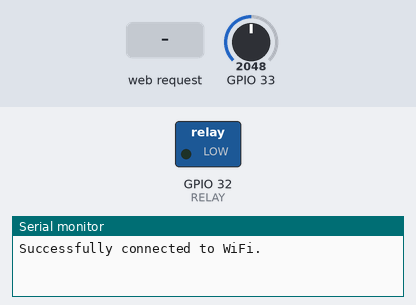
This program was run on a simulated ESP32. Parts: switched loads named in the program (green lamp = pin HIGH), the last lines printed to the serial monitor. The test bench sets the inputs (shaded band); at power-on: GPIO 33 = 2048. WiFi joins after 1.5 s; servers stay silent unless stated.

Above: at 2.7 s.
2.8 s: HTTP request GET /power received
4.3 s: GPIO 33 set to 1228
At 5.1 s:
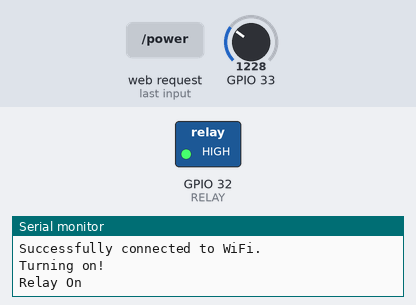
5.8 s: HTTP request GET /power?temperature=1 received
At 6.3 s:
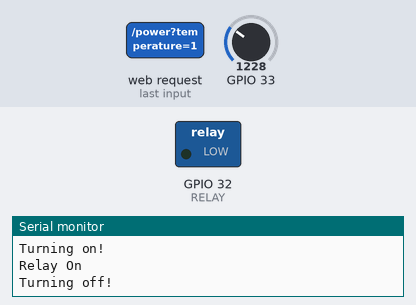
7.3 s: HTTP request GET /power?temperature=0 received
At 8.5 s:
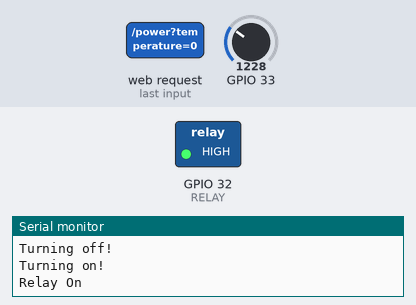
8.8 s: HTTP request GET /power?temperature=120 received
At 9.8 s:
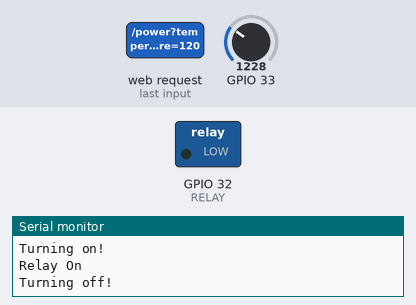
Timing chart, 0 to 11.3 s (numbered marks = the images above; inputs shaded):
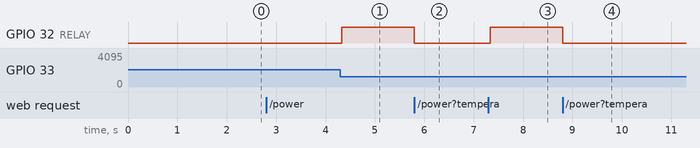

The program:

main.cpp
```cpp
/*
 *      ESP32 Reflow Plate
 *      Written by Wyatt Marks
 *      inbox@wyattmarks.com
 */

#include <Arduino.h>
#include <WiFiManager.h>
#include "index.h"

//Pin Definitions
#define RELAY 32
#define THERMISTOR 33

//PID Tuning Settings
#define SAMPLE_PERIOD 300
#define SAMPLES 3
#define kP 12.0
#define kI 0.2
#define kD 3.5
#define PID_I_RANGE 50

//Other Settings
#define WEBSERVER_TIMEOUT 2000
#define VERBOSE 0


WiFiManager wm;
WebServer server(80);

// Time variables
unsigned long currentTime = millis();
unsigned long previousTime_WS = 0;
unsigned long previousTime_TR = 0;

//PID Variables
float PID_d = 0;
float PID_i = 0;
float PID_perror = 0;

float currentTemperature = 0;
bool relayState = 0;
float goalTemperature = 100;
bool running = false;

int PID_Control(float goal, float current) {
    float error = goal - current;

    float PID_p = kP * error; //Proportional Value

    //Calculate the Integral value (Only when within 50 degrees)
    if (error > -PID_I_RANGE && error < PID_I_RANGE) {
        PID_i = PID_i + (kI * error);
    } else {
        PID_i = 0;
    }


    float elapsedTime = (millis() - previousTime_TR) / 1000.0;
    PID_d = kD * ( (error - PID_perror) / elapsedTime ); //Derivative value, based on rate of change

    PID_perror = error;
    return (PID_i + PID_d + PID_p) > 127; //arbitary
}

int readSample(uint8_t pin) {
    int total = 0;
    for (int i = 0; i < SAMPLES; i++) {
        total += analogRead(pin);
        delay(10); //10ms delay, idk
    }

    return total / SAMPLES;
}

float readTemperature(uint8_t pin) {
    int raw = readSample(pin);

    if (raw == 0)
        return 0;

    double voltage = ((double) raw / 4096.0) * 3.3;
    double resistance = (3300 / voltage) - 1000;

    if (VERBOSE) {
        Serial.print("Raw Analog Reading: "); Serial.println(raw);
        Serial.print("Volage Reading: "); Serial.println(voltage);
        Serial.print("Calculated Resistance: "); Serial.println(resistance);
    }

    //Below is the Steinhart-Hart equation. Points used are (25,100000) (360,50) (420, 25)
    return 1.0 / (.0030494161 - 0.000497438227*log(resistance) + 0.00002796677786 * log(resistance) * log(resistance) * log(resistance));
}

void index_request() {
    String s = landing_page_html;
    server.send(200, "text/html", s);
}

void data_request() {
    String response = "{\"temperature\":";
    response += String(currentTemperature);
    response += ", \"relay\":";
    response += relayState ? "true" : "false";
    response += ", \"running\":";
    response += running ? "true}" : "false}";
    server.send(200, "application/json", response);
}

void temperature_post() {
    String arg = server.arg("temperature");
    if (VERBOSE) {
        Serial.print("Set Temp: "); Serial.println(arg);
    }
    goalTemperature = arg.toFloat();
}

void power_request() {
    running = !running;
    String response = running ? "on" : "off";
    Serial.print("Turning "); Serial.println(running ? "on!" : "off!");
    server.send(200, "text/plain", response);
}

void setup() {
    WiFi.mode(WIFI_STA);

    Serial.begin(115200);
    pinMode(RELAY, OUTPUT);
    digitalWrite(RELAY, LOW);

    if (wm.autoConnect("ESP32 Reflow Plate")) {
        Serial.println("Successfully connected to WiFi.");
    } else {
        Serial.println("Error connecting to WiFi.. restarting");
        ESP.restart();
    }

    server.on("/", index_request);
    server.on("/temperature", data_request);
    server.on("/set", HTTP_POST, temperature_post);
    server.on("/power", power_request);
    server.begin();
}


void loop(){
    currentTime = millis();

    server.handleClient();

    //Temperature Control
    if (running) {
        if (currentTime - previousTime_TR >= SAMPLE_PERIOD) {
            double temp = readTemperature(THERMISTOR);
            if (VERBOSE) {
                Serial.print("Calculated Temperature: "); Serial.println(temp);
            }

            if (PID_Control(goalTemperature, temp)) {
                digitalWrite(RELAY, HIGH);
                if (!relayState) {
                    Serial.println("Relay On");
                    relayState = 1;
                }
            } else {
                digitalWrite(RELAY, LOW);
                if (relayState) {
                    Serial.println("Relay Off");
                    relayState = 0;
                }
            }

            currentTemperature = temp;
            previousTime_TR = currentTime;
        }
    } else {
        digitalWrite(RELAY, LOW);
        relayState = 0;
    }
}
```

index.h
```cpp
#include <Arduino.h>

const char landing_page_html[] PROGMEM = R"=====(
<!DOCTYPE HTML><html>
<head>
    <meta name="viewport" content="width=device-width, initial-scale=1">
    <script src="https://code.highcharts.com/highcharts.js"></script>
    <link rel="stylesheet" href="https://cdn.jsdelivr.net/gh/WyattMarks/ESP32_HeatController/ESP32_HeatController_Firmware/src/style.css">
</head>
<body>
    <h2>ESP32 Reflow Plate</h2>
    <div id="chart-temperature" class="container"></div>
    <div class="slide-container">
        <input type="range" min="1" max="300" value="100" class="slider" id="setTemperature">
        <h4>Set Temperature: <span id="slideOutput"></span>&deg;C</h4>
    </div>
    <div class="button-container">
        <a href="#" class="button" id="turnonbutton"></a>
    </div>
</body>
<script src="https://cdn.jsdelivr.net/gh/WyattMarks/ESP32_HeatController/ESP32_HeatController_Firmware/src/reflow.js"></script>
</html>
)=====";
```

Measured:
- after the input at 4.3 s, GPIO 32 (RELAY): LOW → HIGH at once
- after the input at 5.8 s, GPIO 32 (RELAY): HIGH → LOW at once
- after the input at 7.3 s, GPIO 32 (RELAY): LOW → HIGH at once
- after the input at 8.8 s, GPIO 32 (RELAY): HIGH → LOW at once
